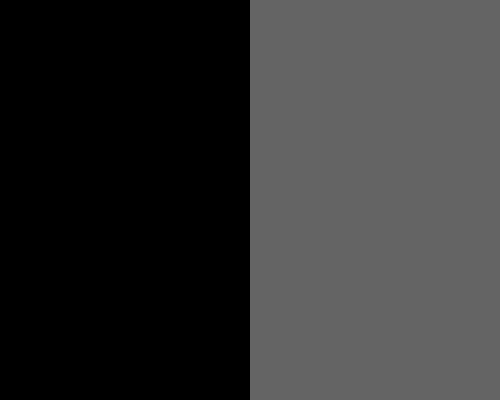
Frame 1 (no input)
Frame 60 (the mouse pressed at the canvas centre just before this capture): identical to frame 1, image omitted
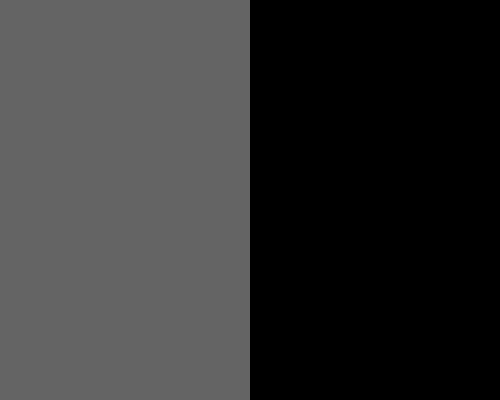
Frame 120 (the mouse held since frame 60 and released just before this capture)

The Processing sketch that drew these frames (run headless with seeded random() and noise(); from frame 60 on, the mouse is pressed at the canvas centre):

// Processing sketch: halfscreen
// ── halfscreen.pde
int posX = 0;

void setup() {
  size(500, 400);
  noStroke();
  fill(0);
}

void draw() {
  background(100);
  
  if (mouseX < 250) posX = 0;
  else posX = 250;
  
  rect(posX, 0, 250, 400);
}
